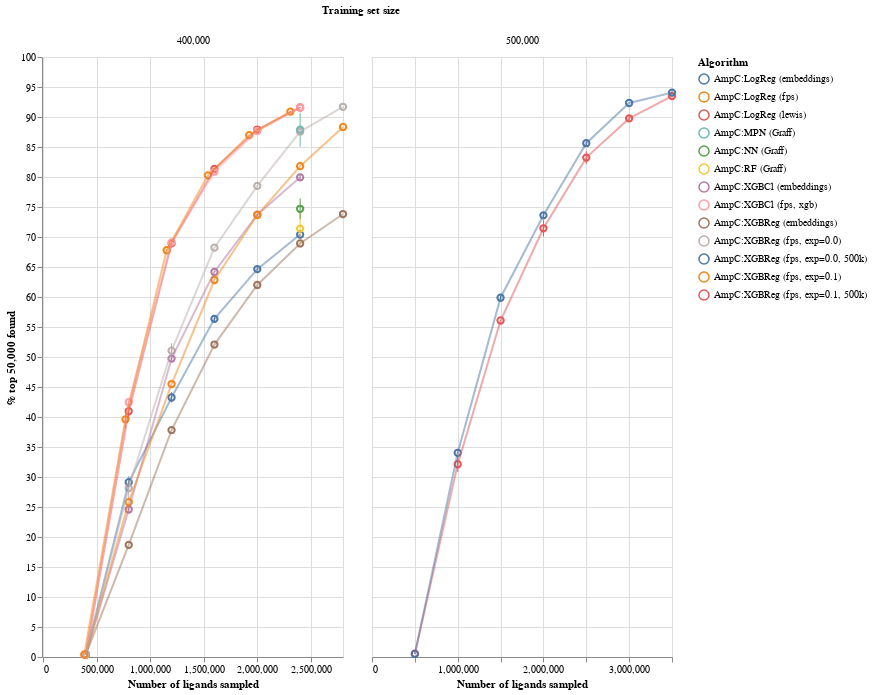

The cell this chart's notebook holds for it:
### Code cell
ch

### Figure 1 — Vega-Lite specification as saved in the notebook (floating-point values rounded to 4 significant figures; data arrays with more than 128 entries replaced by an {"elided": "..."} marker saying what was removed)
{"config": {"view": {"continuousWidth": 400, "continuousHeight": 300}}, "data": {"name": "data-d24f823ab23e2bebbd3db419af515bc9"}, "facet": {"column": {"type": "nominal", "field": "Training set size", "sort": [0.004, 0.002, 0.001]}}, "spec": {"layer": [{"mark": {"type": "errorbar", "extent": "ci"}, "encoding": {"color": {"type": "nominal", "field": "Algorithm"}, "x": {"type": "quantitative", "field": "N ligands explored", "title": "Number of ligands sampled"}, "y": {"type": "quantitative", "field": "% top-k found", "title": "% top 50,000 found"}}}, {"mark": {"type": "point", "color": "black", "filled": false, "size": 40}, "encoding": {"color": {"type": "nominal", "field": "Algorithm"}, "tooltip": {"type": "quantitative", "aggregate": "mean", "field": "% top-k found", "title": "% top 50,000 found"}, "x": {"type": "quantitative", "field": "N ligands explored"}, "y": {"type": "quantitative", "aggregate": "mean", "field": "% top-k found", "title": "% top 50,000 found"}}}, {"mark": {"type": "line", "color": "black", "opacity": 0.5, "size": 2}, "encoding": {"color": {"type": "nominal", "field": "Algorithm"}, "x": {"type": "quantitative", "field": "N ligands explored"}, "y": {"type": "quantitative", "aggregate": "mean", "field": "% top-k found", "title": "% top 50,000 found"}}}], "height": 600, "width": 300}, "resolve": {"scale": {"x": "independent"}}, "$schema": "https://vega.github.io/schema/vega-lite/v4.8.1.json", "datasets": {"data-d24f823ab23e2bebbd3db419af515bc9": {"elided": "141 records"}}}
